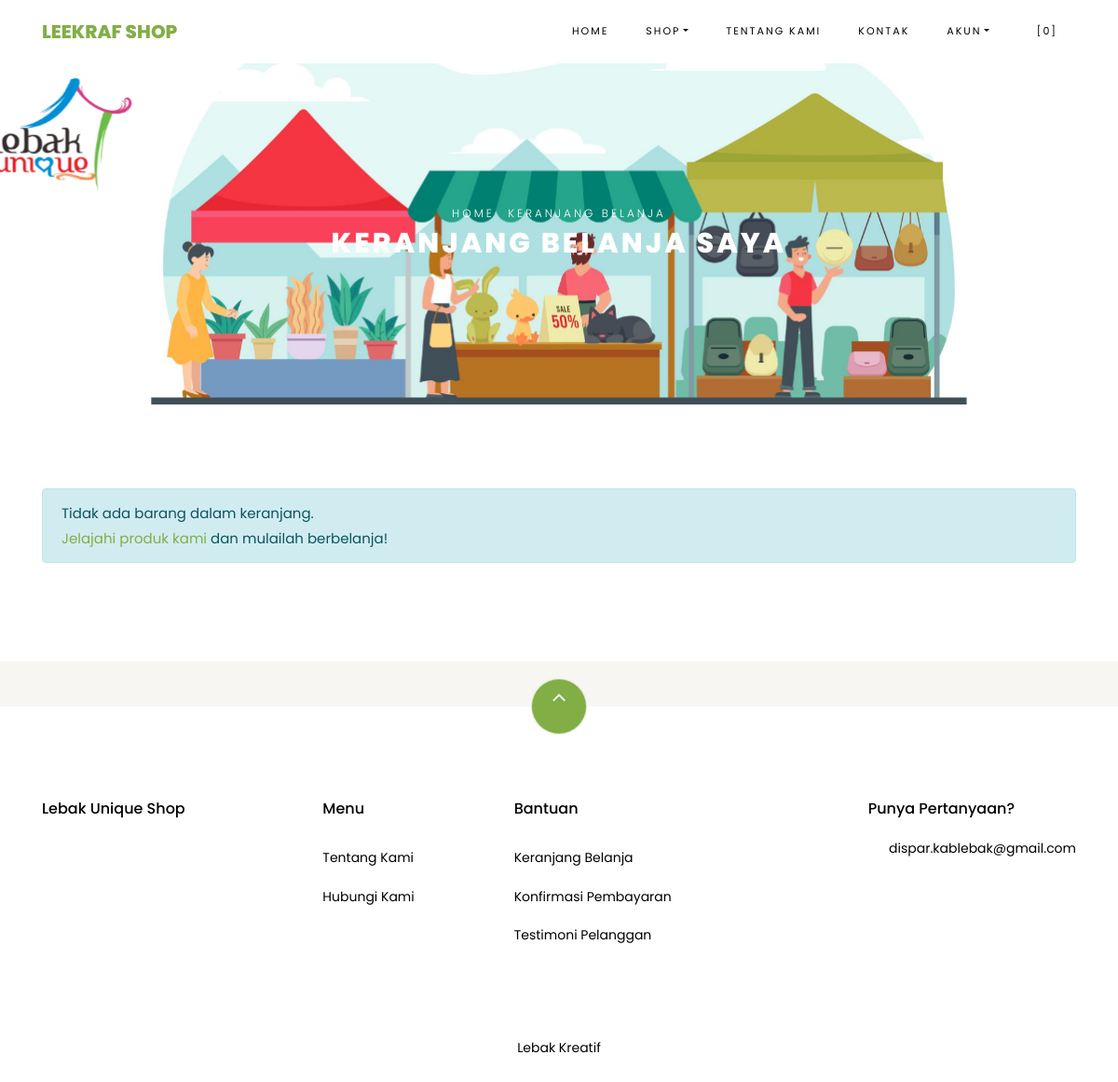
The app's page /index.php/shop/cart with its own data.
### tables this page shows
CREATE TABLE `settings` (
  `id` int(10) NOT NULL,
  `key` varchar(32) NOT NULL,
  `content` varchar(191) NOT NULL
);

### application/helpers/themes_helper.php (called while the page is built, shortened)
<?php
if ( ! function_exists('get_theme_name'))
{
    function get_theme_name() {
        $current_theme = get_settings('current_theme_name');
        return ($current_theme) ? $current_theme : false;
    }
}
if ( ! function_exists('get_template_part'))
{
    function get_template_part($file_name = null, $params = array()) {
        if ($file_name !== '') {
            $current_theme = get_theme_name();
            if ( file_exists($file_location = VIEWPATH .'themes/'. $current_theme .'/'. $file_name .'.php')) {
                $CI =& get_instance();
                $CI->load->view('themes/'. $current_theme .'/'. $file_name, $params);
            }
            else {
                echo '<div>Kesalahan: berkas tema <b>'. $file_name .'.php</b> tidak ditemukan.<br>Lokasi berkas: <b>'. $file_location .'</b></div>';
            }
        }
    }
}
if ( ! function_exists('get_footer'))
{
    function get_footer($params = array()) {
        get_template_part('footer', $params);
    }
}
if ( ! function_exists('get_theme_uri'))
{
    function get_theme_uri($file_name = null, $theme_name = NULL)
    {
        $theme_name = ($theme_name == NULL) ? get_theme_name() : $theme_name;
        return is_null($file_name) ? base_url('assets/themes/'. $theme_name .'/') : base_url('assets/themes/'. $theme_name .'/'. $file_name) ;
    }
}

### application/controllers/Shop.php (called while the page is built, shortened)
<?php
class Shop extends CI_Controller {
    public function cart()
    {
        $cart['carts'] = $this->cart->contents();
        $cart['total_cart'] = $this->cart->total();
        $ongkir = ($cart['total_cart'] >= get_settings('min_shop_to_free_shipping_cost')) ? 0 : get_settings('shipping_cost');
        $cart['total_price'] = $cart['total_cart'] + $ongkir;
        get_template_part('shop/cart', $cart);
        get_footer();
    }
}

### index.php (called while the page is built, shortened)
<?php
require_once BASEPATH.'core/CodeIgniter.php';

### application/helpers/session_helper.php (called while the page is built, shortened)
<?php
if ( ! function_exists('init'))
{
    function init()
    {
        $CI =& get_instance();
        return $CI;
    }
}
if( ! function_exists('session_data'))
{
    function session_data()
    {
        $CI = init();
        $read_session_in_cookie = get_cookie('__ACTIVE_SESSION_DATA');
        $read_session_in_session = $CI->session->userdata('__ACTIVE_SESSION_DATA');
        if ($read_session_in_cookie)
        {
            $read_data = $CI->encryption->decrypt($read_session_in_cookie);
            $read_data = json_decode($read_data);
            return $read_data;
        }
        else if ($read_session_in_session)
        {
            $read_data = $CI->encryption->decrypt($read_session_in_session);
            $read_data = json_decode($read_data);
            return $read_data;
        }
        else {
            $default_session = new stdClass();
            $default_session->is_login = FALSE;
            $default_session->user_id = 0;
            $default_session->login_at = 0;
            $default_session->remember_me = FALSE;
            return $default_session;
        }
    }
}

### application/helpers/global_helper.php (called while the page is built, shortened)
<?php
if ( ! function_exists('get_settings'))
{
    function get_settings($key = '')
    {
        $CI =& get_instance();
        $row = $CI->db
            ->select('content')
            ->where('key', $key)
            ->get('settings')
            ->row();
        return $row->content;
    }
}
if ( ! function_exists('get_store_name'))
{
    function get_store_name()
    {
        return get_settings('store_name');
    }
}

### application/views/themes/vegefoods/shop/cart.php (the view, shortened to what this page needs)
<div class="hero-wrap hero-bread" style="background-image: url('<?php echo get_theme_uri('images/bgi.png'); ?>');">
    <div class="container">
      <div class="row no-gutters slider-text align-items-center justify-content-center">
        <div class="col-md-9 ftco-animate text-center">
            <p class="breadcrumbs"><span class="mr-2"><?php echo anchor(base_url(), 'Home'); ?></span> <span>Keranjang Belanja</span></p>
          <h1 class="mb-0 bread">Keranjang Belanja Saya</h1>
        </div>
      </div>
    </div>
  </div>
  <section class="ftco-section ftco-Keranjang Belanja">
          <div class="container">
          <?php if ( count($carts) > 0) : ?>
            <form action="<?php echo site_url('shop/checkout'); ?>" method="POST">
              <div class="row">
              <div class="col-md-12 ftco-animate">
                  <div class="cart-list">
                      <table class="table">
                          <thead class="thead-info">
                            <tr class="text-center">
                              <th>&nbsp;</th>
                              <th>&nbsp;</th>
                              <th>Produk</th>
                              <th>Harga</th>
                              <th>Jumlah</th>
                              <th>Sub Total</th>
                            </tr>
                          </thead>
                          <tbody>
                              <?php foreach ($carts as $item) : ?>
                            <tr class="text-center cart-<?php echo $item['rowid']; ?>">
                              <td class="product-remove"><a href="#" class="remove-item" data-rowid="<?php echo $item['rowid']; ?>"><span class="ion-ios-close"></span></a></td>
                              <td class="image-prod"><div class="img img-fluid rounded" style="background-image:url(<?php echo get_product_image($item['id']); ?>);"></div></td>
                              <td class="product-name">
                                  <h3><?php echo $item['name']; ?></h3>
                              </td>
                              <td class="price">Rp <?php echo format_rupiah($item['price']); ?></td>
                              <td class="quantity">
                                  <div class="input-group mb-3">
                                   <input type="text" name="quantity[<?php echo $item['rowid']; ?>]" class="quantity form-control input-number" value="<?php echo $item['qty']; ?>" min="1" max="100">
                                </div>
                            </td>
                              <td class="total">Rp <?php echo format_rupiah($item['subtotal']); ?></td>
                            </tr>
                              <?php endforeach; ?>
                          </tbody>
                        </table>
                    </div>
              </div>
          </div>
          <div class="row justify-content-end">
              <div class="col-lg-4 mt-5 cart-wrap ftco-animate">
                  <div class="cart-total mb-3">
                      <h3>Kode Voucher</h3>
                      <p>Punya kode voucher? Gunakan voucher kamu untuk mendapatkan potongan harga menarik</p>
                <div class="form-group">
                    <label for="code">Kode:</label>
                  <input id="code" name="coupon_code" type="text" class="form-control text-left px-3" placeholder="">
                </div>
                  </div>
              </div>
              <div class="col-lg-4 mt-5 cart-wrap ftco-animate">
                  <div class="cart-total mb-3">
                      <h3>Rincian Keranjang</h3>
                      <p class="d-flex">
                          <span>Subtotal</span>
                          <span class="n-subtotal font-weight-bold">Rp <?php echo format_rupiah($total_cart); ?></span>
                      </p>
                      <p class="d-flex">
                          <span>Biaya pengiriman</span>
                          <?php if ( $total_cart >= get_settings('min_shop_to_free_shipping_cost')) : ?>
                          <span class="n-ongkir font-weight-bold">Gratis</span>
                          <?php else : ?>
                            <span class="n-ongkir font-weight-bold">Rp <?php echo format_rupiah(get_settings('shipping_cost')); ?></span>
                          <?php endif; ?>
                      </p>
                      <hr>
                      <p class="d-flex total-price">
                          <span>Total</span>
                          <span class="n-total font-weight-bold">Rp <?php echo format_rupiah($total_price); ?></span>
                      </p>
                  </div>
                  <p><button type="submit" class="btn btn-info py-3 px-4">Checkout</button></p>
              </div>
          </div>
          </form>
          <?php else : ?>
            <div class="row">
              <div class="col-md-12 ftco-animate">
                <div class="alert alert-info">Tidak ada barang dalam keranjang.<br><?php echo anchor('browse', 'Jelajahi produk kami'); ?> dan mulailah berbelanja!</div>
              </div>
            </div>
          <?php endif; ?>
          </div>
      </section>

### application/views/themes/vegefoods/footer.php (shortened to what this page needs)
<section class="ftco-section ftco-no-pt ftco-no-pb py-5 bg-light">
    <div class="container py-4">
    </div>
  </section>
  <footer class="ftco-footer ftco-section">
    <div class="container">
        <div class="row">
            <div class="mouse">
                      <a href="#" class="mouse-icon">
                          <div class="mouse-wheel"><span class="ion-ios-arrow-up"></span></div>
                      </a>
                  </div>
        </div>
      <div class="row mb-5">
        <div class="col-md">
          <div class="ftco-footer-widget mb-4">
            <h2 class="ftco-heading-2"><?php echo get_store_name(); ?></h2>
            <ul class="ftco-footer-social list-unstyled float-md-left float-lft mt-5">
            </ul>
          </div>
        </div>
        <div class="col-md">
          <div class="ftco-footer-widget mb-4 ml-md-5">
            <h2 class="ftco-heading-2">Menu</h2>
            <ul class="list-unstyled">
              <li><a href="<?php echo site_url('pages/about'); ?>" class="py-2 d-block">Tentang Kami</a></li>
              <li><a href="<?php echo site_url('pages/contact'); ?>" class="py-2 d-block">Hubungi Kami</a></li>
            </ul>
          </div>
        </div>
        <div class="col-md-4">
           <div class="ftco-footer-widget mb-4">
            <h2 class="ftco-heading-2">Bantuan</h2>
            <div class="d-flex">
                <ul class="list-unstyled mr-l-5 pr-l-3 mr-4">
                  <li><a href="<?php echo site_url('shop/cart'); ?>" class="py-2 d-block">Keranjang Belanja</a></li>
                  <li><a href="<?php echo site_url('customer/payments/confirm'); ?>" class="py-2 d-block">Konfirmasi Pembayaran</a></li>
                  <li><a href="<?php echo site_url('shop/testimonial'); ?>" class="py-2 d-block">Testimoni Pelanggan</a></li>
                </ul>
              </div>
          </div>
        </div>
        <div class="col-md">
          <div class="ftco-footer-widget mb-4">
              <h2 class="ftco-heading-2">Punya Pertanyaan?</h2>
              <div class="block-23 mb-3">
                <ul>
                  <li><a href="#"><span class="icon icon-envelope"></span><span class="text"><?php echo get_settings('store_phone_number'); ?></span>dispar.kablebak@gmail.com</a></li>
                </ul>
              </div>
          </div>
        </div>
      </div>
      <div class="row">
        <div class="col-md-12 text-center">
          <p>Lebak Kreatif
                      </p>
        </div>
      </div>
    </div>
  </footer>
</body>
</html>

### assets/themes/vegefoods/css/icomoon.css (style rules this page uses)
[class^="icon-"], [class*=" icon-"] { font-family: 'icomoon' !important; speak: none; font-style: normal; font-weight: normal; font-variant: normal; text-transform: none; line-height: 1; -webkit-font-smoothing: antialiased; -moz-osx-font-smoothing: grayscale; }
.icon-envelope:before { content: "\f0e0"; }

### records on screen
settings: content (picture)
settings: content "Lebak Unique Shop"

### other values on screen
anchor(base_url(), 'Home') "HOME"
anchor('browse', 'Jelajahi produk kami') "Jelajahi produk kami"
